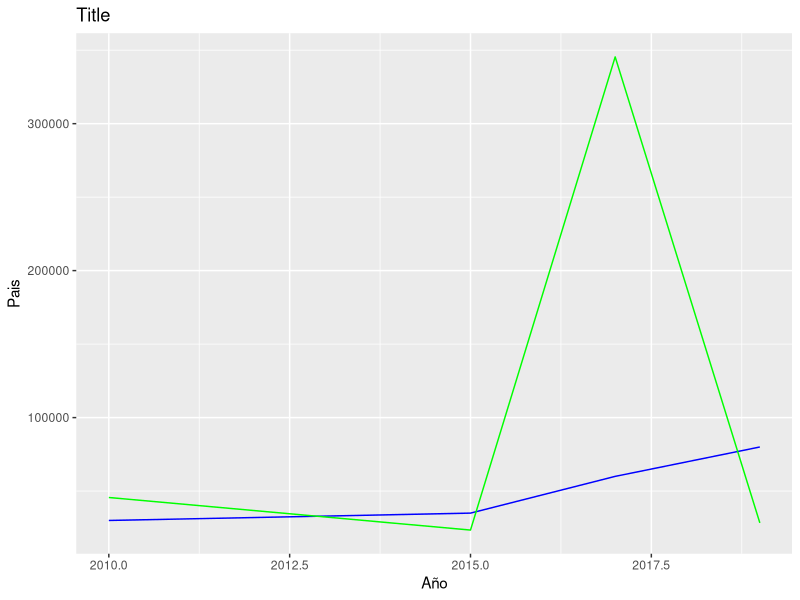
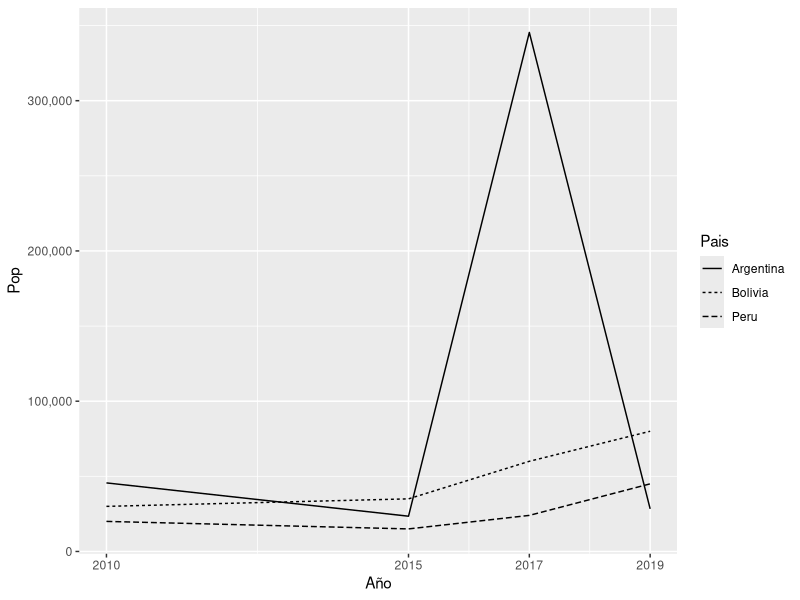

The R script that drew these images, in order:
# Grafico lineal 

# En este ejemplo vamos a trazar un grafico de lineas para mostrar como la poblacion inmigrante ha cambiado para 
# distintos grupos nacionales. 

# Paquetes
library(readr)
library(ggplot2)
library(dplyr)
library(tidyverse)
library(scales)

# Remover numeros scientificos 

options(scipen=999)

# Ejemplo base de datos
b <- data_frame(Año = c(2010, 2015, 2017, 2019), 
                Bolivia = c(30000, 35000, 60000, 80000),
                Argentina = c(45621, 23456, 345432, 28347), 
                Peru = c(20000, 15000,24000, 45000))


# Opcion 1 
b %>%   ggplot() +
  geom_line(aes(x=Año, y=Bolivia), color = "blue") + 
  geom_line(aes(x = Año, y = Argentina), color = "green") +
  ggtitle("Title") +
  ylab("Pais") + theme(axis.text.y = element_text())


# Opcion 2 (mejor opcion)
b %>% gather(key =  "Pais", value = "Pop", -Año) %>% 
  ggplot() + 
  geom_line(aes(x = Año, y = Pop, linetype = Pais)) + 
  scale_y_continuous(labels = comma_format(big.mark = ","))+
  scale_x_continuous(breaks = c(2010,2015,2017, 2019))

